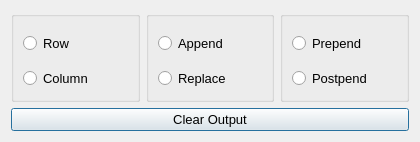
<?xml version="1.0" encoding="UTF-8"?>
<ui version="4.0">
 <class>CollectMatrices</class>
 <widget class="QDialog" name="CollectMatrices">
  <property name="geometry">
   <rect>
    <x>0</x>
    <y>0</y>
    <width>420</width>
    <height>142</height>
   </rect>
  </property>
  <property name="minimumSize">
   <size>
    <width>420</width>
    <height>142</height>
   </size>
  </property>
  <property name="font">
   <font>
    <pointsize>10</pointsize>
   </font>
  </property>
  <property name="windowTitle">
   <string>Dialog</string>
  </property>
  <layout class="QVBoxLayout" name="verticalLayout_4">
   <item>
    <layout class="QGridLayout" name="gridLayout">
     <item row="0" column="0">
      <widget class="QGroupBox" name="groupBox">
       <property name="title">
        <string/>
       </property>
       <layout class="QVBoxLayout" name="verticalLayout_2">
        <item>
         <widget class="QRadioButton" name="rowRadioButton_">
          <property name="minimumSize">
           <size>
            <width>100</width>
            <height>35</height>
           </size>
          </property>
          <property name="text">
           <string>Row</string>
          </property>
         </widget>
        </item>
        <item>
         <widget class="QRadioButton" name="columnRadioButton_">
          <property name="minimumSize">
           <size>
            <width>100</width>
            <height>35</height>
           </size>
          </property>
          <property name="text">
           <string>Column</string>
          </property>
         </widget>
        </item>
       </layout>
      </widget>
     </item>
     <item row="0" column="1">
      <widget class="QGroupBox" name="groupBox_2">
       <property name="title">
        <string/>
       </property>
       <layout class="QVBoxLayout" name="verticalLayout">
        <item>
         <widget class="QRadioButton" name="appendRadioButton_">
          <property name="minimumSize">
           <size>
            <width>100</width>
            <height>35</height>
           </size>
          </property>
          <property name="text">
           <string>Append</string>
          </property>
         </widget>
        </item>
        <item>
         <widget class="QRadioButton" name="replaceRadioButton_">
          <property name="minimumSize">
           <size>
            <width>100</width>
            <height>35</height>
           </size>
          </property>
          <property name="text">
           <string>Replace</string>
          </property>
         </widget>
        </item>
       </layout>
      </widget>
     </item>
     <item row="0" column="2">
      <widget class="QGroupBox" name="groupBox_3">
       <property name="title">
        <string/>
       </property>
       <layout class="QVBoxLayout" name="verticalLayout_3">
        <item>
         <widget class="QRadioButton" name="prependRadioButton_">
          <property name="minimumSize">
           <size>
            <width>100</width>
            <height>35</height>
           </size>
          </property>
          <property name="text">
           <string>Prepend</string>
          </property>
         </widget>
        </item>
        <item>
         <widget class="QRadioButton" name="postpendRadioButton_">
          <property name="minimumSize">
           <size>
            <width>100</width>
            <height>35</height>
           </size>
          </property>
          <property name="text">
           <string>Postpend</string>
          </property>
         </widget>
        </item>
       </layout>
      </widget>
     </item>
    </layout>
   </item>
   <item>
    <widget class="QPushButton" name="clearOutputPushButton_">
     <property name="text">
      <string>Clear Output</string>
     </property>
    </widget>
   </item>
  </layout>
 </widget>
 <resources/>
 <connections/>
</ui>
